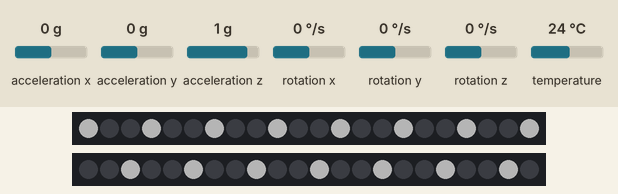
Simulated run of this sketch. Board: Seeed XIAO ESP32-C3. On the bench: 2 × 22 RGB LEDs in strip order, left to right. Inputs (shaded band) come from the test bench; at power-on: rotation x 0 °/s, rotation y 0 °/s, rotation z 0 °/s, acceleration x 0 g, acceleration y 0 g, acceleration z 1 g, temperature 24 °C. Dim RGB values are drawn brighter than linear.

Above: at 1.0 s.
1.3 s: rotation x set to -192 °/s
At 1.56 s:
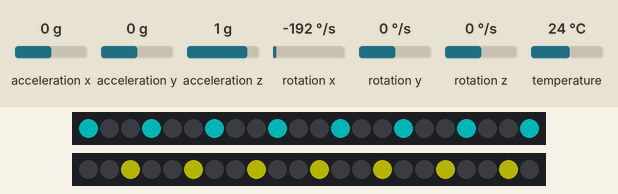
3.3 s: rotation y set to -192 °/s
At 3.8 s:
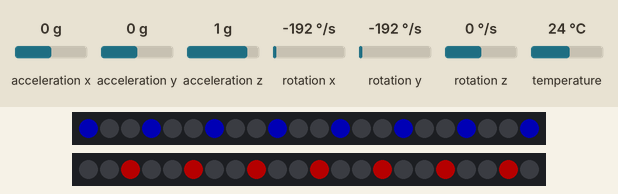
5.4 s: rotation z set to -192 °/s
At 6.1 s:
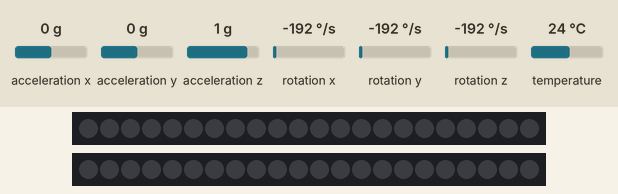
6.9 s: rotation x set to 0 °/s
At 7.36 s:
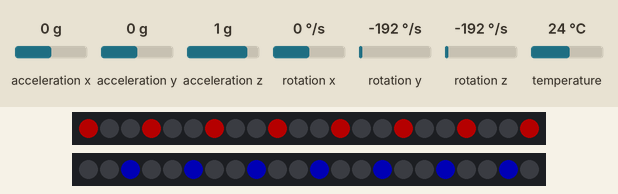
8.7 s: rotation y set to 0 °/s
At 9.04 s:
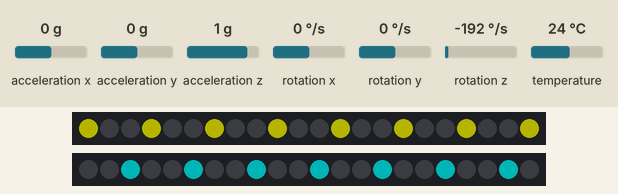
10.7 s: rotation z set to 100 °/s
At 11.28 s:
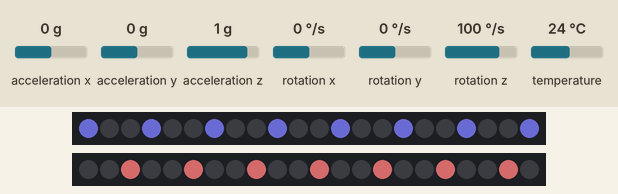

The sketch:

rolling-orange.ino
```cpp
#include <Adafruit_NeoPixel.h>
#include <Wire.h>
#include <Adafruit_MPU6050.h>
#include <Adafruit_Sensor.h>

#define LED_PIN_0 D0
#define LED_PIN_1 D1
#define LED_COUNT_0 22
#define LED_COUNT_1 22
#define GAP_SIZE 3

Adafruit_NeoPixel strip0(LED_COUNT_0, LED_PIN_0, NEO_GRB + NEO_KHZ800);
Adafruit_NeoPixel strip1(LED_COUNT_1, LED_PIN_1, NEO_GRB + NEO_KHZ800);
Adafruit_MPU6050 mpu;

void setup() {
  Serial.begin(115200);
  // while (!Serial) delay(10);

  Wire.begin(6, 7);  // SDA, SCL for XIAO ESP32-C3
  if (!mpu.begin()) {
    Serial.println("MPU6050 not found!");
    while (1) delay(10);
  }

  mpu.setAccelerometerRange(MPU6050_RANGE_8_G);
  mpu.setGyroRange(MPU6050_RANGE_500_DEG);
  mpu.setFilterBandwidth(MPU6050_BAND_21_HZ);

  strip0.begin();
  strip0.setBrightness(128);
  strip0.show();

  strip1.begin();
  strip1.setBrightness(128);
  strip1.show();
}

void loop() {
  sensors_event_t a, g, t;
  mpu.getEvent(&a, &g, &t);

  // Gyro in deg/s
  float rollRate  = g.gyro.x * 57.2958;
  float pitchRate = g.gyro.y * 57.2958;
  float yawRate   = g.gyro.z * 57.2958;

  // Maximum rate we care about (clamp extremes)
  const float maxRate = 100.0;

  // Map signed rates to 0–255 with 128 as neutral gray center
  auto signedMap = [&](float rate) -> uint8_t {
    rate = constrain(rate, -maxRate, maxRate);
    return (uint8_t)map(rate, -maxRate, maxRate, 0, 255);
  };

  uint8_t red   = signedMap(rollRate);
  uint8_t green = signedMap(pitchRate);
  uint8_t blue  = signedMap(yawRate);

  // Optional: desaturate around center for smoother neutral zone
  const float deadband = 15.0;
  if (fabs(rollRate)  < deadband) red   = 128;
  if (fabs(pitchRate) < deadband) green = 128;
  if (fabs(yawRate)   < deadband) blue  = 128;

  stripCycle(60, (uint8_t)red, (uint8_t)green, (uint8_t)blue);

  // Optional: smooth the response
  // static float rAvg = 0, gAvg = 0, bAvg = 0;
  // float alpha = 0.2;  // smoothing factor (0–1)
  // rAvg = (1 - alpha) * rAvg + alpha * red;
  // gAvg = (1 - alpha) * gAvg + alpha * green;
  // bAvg = (1 - alpha) * bAvg + alpha * blue;

  // stripCycle(60, (uint8_t)rAvg, (uint8_t)gAvg, (uint8_t)bAvg);
}

// Updated stripCycle uses dynamic RGB color
void stripCycle(uint8_t wait, uint8_t r, uint8_t g, uint8_t b) {
  for (uint16_t i = 0; i < GAP_SIZE; i++) {
    for (uint16_t j = 0; j < strip0.numPixels(); j++) {
      if (j % GAP_SIZE == GAP_SIZE - i - 1) {
        strip0.setPixelColor(j, strip0.Color(r, g, b));
      } else {
        strip0.setPixelColor(j, 0);
      }
    }

    for (uint16_t j = 0; j < strip1.numPixels(); j++) {
      if (j % GAP_SIZE == i) {
        // Mirror color or complement
        strip1.setPixelColor(j, strip1.Color(b, g, r));
      } else {
        strip1.setPixelColor(j, 0);
      }
    }

    strip0.show();
    strip1.show();
    delay(wait);
  }
}
```

Measured:
- after the input at 1.3 s, the LEDs: first change after 0.08 s (image 1 shows a later state)
- after the input at 5.4 s, the LEDs: change at once (image 3)
- after the input at 6.9 s, the LEDs: first change at once (image 4 shows a later state)
- after the input at 8.7 s, the LEDs: first differ from a run without the input after 0.16 s (image 5 shows a later state)
- after the input at 10.7 s, the LEDs: first change after 0.15 s (image 6 shows a later state)
